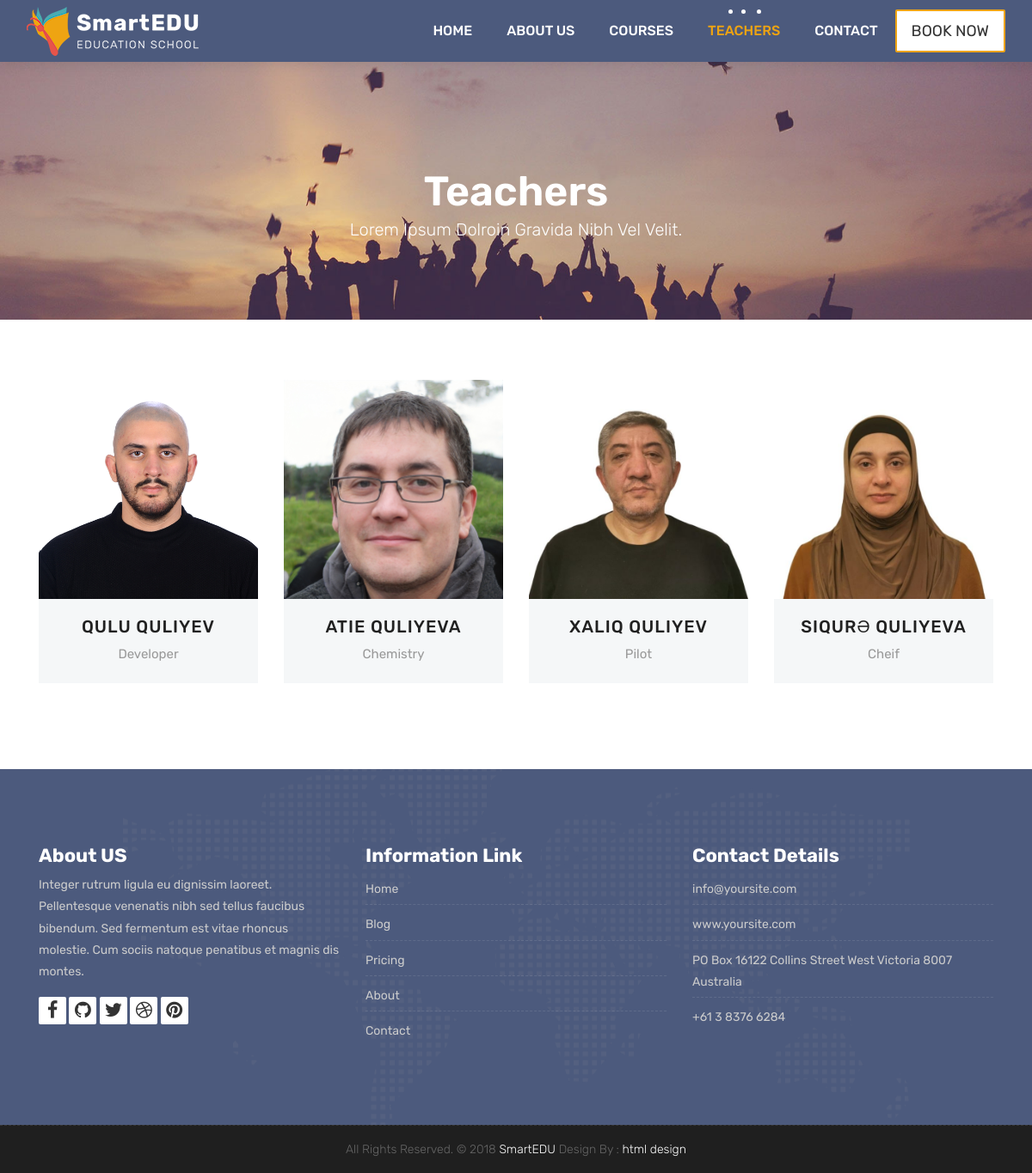
Screenshot of /teachers/ with the database file from the repository.
### teachers/models.py (models this page shows, shortened)
class Teacher(models.Model):
    name =models.CharField(max_length=50)
    title =models.CharField(max_length=50)
    description = models.TextField(blank=True)
    image = models.ImageField(upload_to='courses/%Y/%m/%d/')
    facebook = models.URLField(max_length=100, blank=True)
    twitter = models.URLField(max_length=100, blank=True)
    linkedin = models.URLField(max_length=100, blank=True)
    youtube = models.URLField(max_length=100, blank=True)

### teachers/views.py (the view)
# urls.py: path('', TeacherListView.as_view(), name= 'teachers' ),
class TeacherListView(ListView):
    model = Teacher
    template_name = 'teachers.html'
    context_object_name = 'teachers'

### templates/teachers.html (shortened to what this page needs)
{% extends 'partials/_base.html' %}
{% load static %}
{% block content %}
	<div class="all-title-box">
		<div class="container text-center">
			<h1>Teachers<span class="m_1">Lorem Ipsum dolroin gravida nibh vel velit.</span></h1>
		</div>
	</div>
	<div id="teachers" class="section wb">
        <div class="container">
            <div class="row">
				{% for teacher in teachers %}
					<div class="col-lg-3 col-md-6 col-12">
						<div class="our-team">
							<div class="team-img">
								<img src="{{teacher.image.url}}">
							</div>
							<div class="team-content">
								<h3 class="title"><a href="{% url 'teacher_detail' teacher.pk %}">{{teacher.name}}</a></h3>
								<span class="post">{{teacher.title}}</span>
							</div>
						</div>
					</div>
				{% endfor %}
            </div>
        </div>
    </div>
{% endblock%}

### templates/partials/_base.html (shortened to what this page needs)
{% load static %}
<!DOCTYPE html>
<html lang="en">
    <link rel="stylesheet" href={% static "css/bootstrap.min.css" %}>
    <link rel="stylesheet" href={% static "style.css" %}>
    <link rel="stylesheet" href={% static "css/versions.css" %}>
    <link rel="stylesheet" href={% static "css/responsive.css" %}>
    <link rel="stylesheet" href={% static "css/custom.css" %}>
</head>
<body class="host_version">
    {% include 'partials/_navbar.html' %}
    {% block content %}
    {% endblock %}
	{% include 'partials/_footer.html' %}

### templates/partials/_navbar.html (shortened to what this page needs)
{% load static %}
<header class="top-navbar">
    <nav class="navbar navbar-expand-lg navbar-light bg-light">
        <div class="container-fluid">
            <a class="navbar-brand" href="{% url 'index' %}">
                <img src= {% static "images/logo.png" %} alt="" />
            </a>
            <div class="collapse navbar-collapse" id="navbars-host">
                <ul class="navbar-nav ml-auto">
                    <li class="nav-item {% if '/' == request.path %} active {% endif %}" ><a class="nav-link" href="{% url 'index' %}">Home</a></li>
                    <li class="nav-item {% if 'about' in request.path %} active {% endif %}"><a class="nav-link" href="{% url 'about' %}">About Us</a></li>
                    <li class="nav-item {% if 'courses' in request.path %} active {% endif %}"><a class="nav-link" href="{% url 'courses' %}">Courses</a></li>
                    <li class="nav-item {% if 'teachers' in request.path %} active {% endif %}"><a class="nav-link" href="{% url 'teachers' %}">Teachers</a></li>
                    <li class="nav-item {% if 'contact' in request.path %} active {% endif %}"><a class="nav-link" href="{% url 'contact' %}">Contact</a></li>
                </ul>
                <ul class="nav navbar-nav navbar-right">
                    <li><a class="hover-btn-new log orange" href="#" data-toggle="modal" data-target="#login"><span>Book Now</span></a></li>
                </ul>
            </div>
        </div>
    </nav>
</header>

### templates/partials/_footer.html (shortened to what this page needs)
{% load static %}
    <footer class="footer">
        <div class="container">
            <div class="row">
                <div class="col-lg-4 col-md-4 col-xs-12">
                    <div class="widget clearfix">
                        <div class="widget-title">
                            <h3>About US</h3>
                        </div>
                        <p> Integer rutrum ligula eu dignissim laoreet. Pellentesque venenatis nibh sed tellus faucibus bibendum. Sed fermentum est vitae rhoncus molestie. Cum sociis natoque penatibus et magnis dis montes.</p>
						<div class="footer-right">
							<ul class="footer-links-soi">
								<li><a href="#"><i class="fa fa-facebook"></i></a></li>
								<li><a href="#"><i class="fa fa-github"></i></a></li>
								<li><a href="#"><i class="fa fa-twitter"></i></a></li>
								<li><a href="#"><i class="fa fa-dribbble"></i></a></li>
								<li><a href="#"><i class="fa fa-pinterest"></i></a></li>
							</ul>
						</div>
                    </div>
                </div>
				<div class="col-lg-4 col-md-4 col-xs-12">
                    <div class="widget clearfix">
                        <div class="widget-title">
                            <h3>Information Link</h3>
                        </div>
                        <ul class="footer-links">
                            <li><a href="#">Home</a></li>
                            <li><a href="#">Blog</a></li>
                            <li><a href="#">Pricing</a></li>
							<li><a href="#">About</a></li>
							<li><a href="#">Contact</a></li>
                        </ul>
                    </div>
                </div>
                <div class="col-lg-4 col-md-4 col-xs-12">
                    <div class="widget clearfix">
                        <div class="widget-title">
                            <h3>Contact Details</h3>
                        </div>
                        <ul class="footer-links">
                            <li><a href="mailto:#">info@yoursite.com</a></li>
                            <li><a href="#">www.yoursite.com</a></li>
                            <li>PO Box 16122 Collins Street West Victoria 8007 Australia</li>
                            <li>+61 3 8376 6284</li>
                        </ul>
                    </div>
                </div>
            </div>
        </div>
    </footer>
    <div class="copyrights">
        <div class="container">
            <div class="footer-distributed">
                <div class="footer-center">
                    <p class="footer-company-name">All Rights Reserved. &copy; 2018 <a href="#">SmartEDU</a> Design By : <a href="https://html.design/">html design</a></p>
                </div>
            </div>
        </div>
    </div>
</body>
</html>

### rows the page displays
Teacher: image (picture), name "QULU QULIYEV", title "Developer"
Teacher: image (picture), name "ATIE QULIYEVA", title "Chemistry"
Teacher: image (picture), name "XALIQ QULIYEV", title "Pilot"
Teacher: image (picture), name "SIQURƏ QULIYEVA", title "Cheif"
